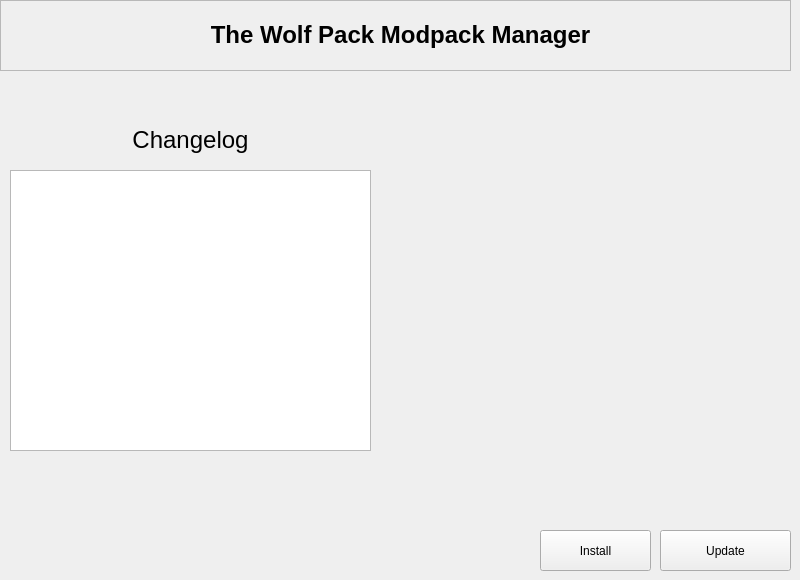
    <widget class="QWidget" name="page_home">
     <widget class="QFrame" name="frame">
      <property name="geometry">
       <rect>
        <x>0</x>
        <y>0</y>
        <width>791</width>
        <height>71</height>
       </rect>
      </property>
      <property name="frameShape">
       <enum>QFrame::StyledPanel</enum>
      </property>
      <property name="frameShadow">
       <enum>QFrame::Raised</enum>
      </property>
      <widget class="QLabel" name="label">
       <property name="geometry">
        <rect>
         <x>140</x>
         <y>0</y>
         <width>521</width>
         <height>71</height>
        </rect>
       </property>
       <property name="text">
        <string>&lt;html&gt;&lt;head/&gt;&lt;body&gt;&lt;p align=&quot;center&quot;&gt;&lt;span style=&quot; font-size:18pt; font-weight:700;&quot;&gt;The Wolf Pack Modpack Manager&lt;/span&gt;&lt;/p&gt;&lt;/body&gt;&lt;/html&gt;</string>
       </property>
      </widget>
     </widget>
     <widget class="QPushButton" name="btn_update">
      <property name="geometry">
       <rect>
        <x>660</x>
        <y>530</y>
        <width>131</width>
        <height>41</height>
       </rect>
      </property>
      <property name="text">
       <string>Update</string>
      </property>
     </widget>
     <widget class="QPushButton" name="btn_install">
      <property name="geometry">
       <rect>
        <x>540</x>
        <y>530</y>
        <width>111</width>
        <height>41</height>
       </rect>
      </property>
      <property name="text">
       <string>Install</string>
      </property>
     </widget>
     <widget class="QTextBrowser" name="textBrowser">
      <property name="geometry">
       <rect>
        <x>10</x>
        <y>170</y>
        <width>361</width>
        <height>281</height>
       </rect>
      </property>
     </widget>
     <widget class="QLabel" name="label_2">
      <property name="geometry">
       <rect>
        <x>10</x>
        <y>120</y>
        <width>361</width>
        <height>41</height>
       </rect>
      </property>
      <property name="text">
       <string>&lt;html&gt;&lt;head/&gt;&lt;body&gt;&lt;p align=&quot;center&quot;&gt;&lt;span style=&quot; font-size:18pt;&quot;&gt;Changelog&lt;/span&gt;&lt;/p&gt;&lt;/body&gt;&lt;/html&gt;</string>
      </property>
     </widget>
    </widget>
